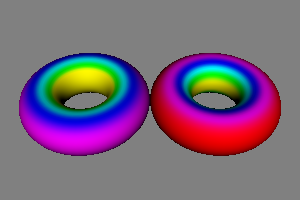

Reproduce this figure in Python.
#!/usr/bin/env python

# Compute Gaussian and mean curvatures on a superquadric torus using
# vtkCurvatures and display them side by side with lookup tables.

# Factory overrides
import vtkmodules.vtkInteractionStyle  # noqa: F401
import vtkmodules.vtkRenderingOpenGL2  # noqa: F401

from vtkmodules.vtkCommonCore import vtkLookupTable
from vtkmodules.vtkFiltersCore import vtkCleanPolyData
from vtkmodules.vtkFiltersGeneral import vtkCurvatures
from vtkmodules.vtkFiltersSources import vtkSuperquadricSource
from vtkmodules.vtkRenderingCore import (
    vtkActor,
    vtkCamera,
    vtkPolyDataMapper,
    vtkRenderWindow,
    vtkRenderWindowInteractor,
    vtkRenderer,
)

# Create a superquadric torus
torus = vtkSuperquadricSource()
torus.SetCenter(0.0, 0.0, 0.0)
torus.SetScale(1.0, 1.0, 1.0)
torus.SetPhiResolution(64)
torus.SetThetaResolution(64)
torus.SetPhiRoundness(1.0)
torus.SetThetaRoundness(1.0)
torus.SetThickness(0.5)
torus.SetSize(0.5)
torus.SetToroidal(1)

# Clean coincident points
cleaner = vtkCleanPolyData()
cleaner.SetInputConnection(torus.GetOutputPort())
cleaner.SetTolerance(0.005)

# Gaussian curvature
curve_gauss = vtkCurvatures()
curve_gauss.SetInputConnection(cleaner.GetOutputPort())
curve_gauss.SetCurvatureTypeToGaussian()

# Mean curvature
curve_mean = vtkCurvatures()
curve_mean.SetInputConnection(cleaner.GetOutputPort())
curve_mean.SetCurvatureTypeToMean()

# Lookup table for Gaussian curvature
lut_gauss = vtkLookupTable()
lut_gauss.SetNumberOfColors(256)
lut_gauss.SetHueRange(0.15, 1.0)
lut_gauss.SetSaturationRange(1.0, 1.0)
lut_gauss.SetValueRange(1.0, 1.0)
lut_gauss.SetAlphaRange(1.0, 1.0)
lut_gauss.SetRange(-20, 20)

# Lookup table for mean curvature
lut_mean = vtkLookupTable()
lut_mean.SetNumberOfColors(256)
lut_mean.SetHueRange(0.15, 1.0)
lut_mean.SetSaturationRange(1.0, 1.0)
lut_mean.SetValueRange(1.0, 1.0)
lut_mean.SetAlphaRange(1.0, 1.0)
lut_mean.SetRange(0, 4)

# Gaussian curvature mapper and actor
gauss_mapper = vtkPolyDataMapper()
gauss_mapper.SetInputConnection(curve_gauss.GetOutputPort())
gauss_mapper.SetLookupTable(lut_gauss)
gauss_mapper.SetUseLookupTableScalarRange(1)

gauss_actor = vtkActor()
gauss_actor.SetMapper(gauss_mapper)
gauss_actor.SetPosition(-0.5, 0.0, 0.0)

# Mean curvature mapper and actor
mean_mapper = vtkPolyDataMapper()
mean_mapper.SetInputConnection(curve_mean.GetOutputPort())
mean_mapper.SetLookupTable(lut_mean)
mean_mapper.SetUseLookupTableScalarRange(1)

mean_actor = vtkActor()
mean_actor.SetMapper(mean_mapper)
mean_actor.SetPosition(0.5, 0.0, 0.0)

# Renderer
renderer = vtkRenderer()
renderer.AddActor(gauss_actor)
renderer.AddActor(mean_actor)
renderer.SetBackground(0.5, 0.5, 0.5)

# Window
render_window = vtkRenderWindow()
render_window.AddRenderer(renderer)
render_window.SetSize(300, 200)
render_window.SetWindowName("curvatures")

# Interactor
interactor = vtkRenderWindowInteractor()
interactor.SetRenderWindow(render_window)

# Scene
camera = vtkCamera()
camera.SetPosition(0.0, 2.0, 2.1)
camera.SetFocalPoint(0.0, 0.0, 0.0)
camera.SetViewAngle(30)
renderer.SetActiveCamera(camera)
renderer.ResetCameraClippingRange()

interactor.Initialize()
interactor.Start()
